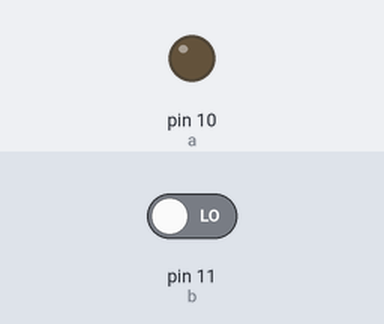
Simulated run of this sketch. Board: Arduino Uno, built with avr-gcc and run on an emulated ATmega328P. On the bench: output pins drawn as LEDs (lit = HIGH). The test bench sets the inputs (shaded band); at power-on: pin 11 (b) LOW.

Above: at 1.2 s.
1.3 s: pin 11 (b) driven HIGH
At 1.8 s:
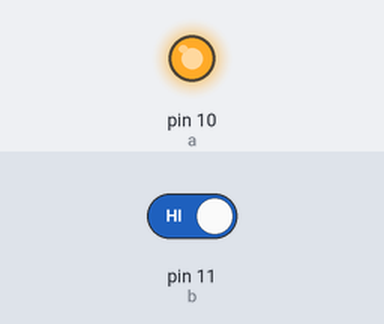
2.8 s: pin 11 (b) driven LOW
At 4.2 s:
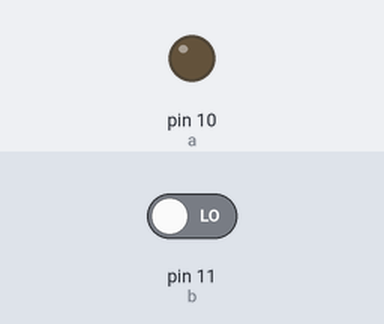
Timing chart, 0 to 5.8 s (numbered marks = the images above; inputs shaded):
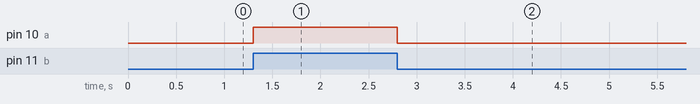

Measured:
- after the input at 1.3 s, pin 10 (a): LOW → HIGH at once
- after the input at 2.8 s, pin 10 (a): HIGH → LOW at once

The sketch:

pushbutton.ino
```cpp
int a=10;
int b=11;
int c=0;
void setup() {
  // put your setup code here, to run once:
pinMode(a,OUTPUT);
pinMode(b,INPUT);
}

void loop() {
  // put your main code here, to run repeatedly:
c=digitalRead(b);
if(c==HIGH)
{
digitalWrite(a,HIGH);
}
else
{
digitalWrite(a,LOW);
}
}
```
